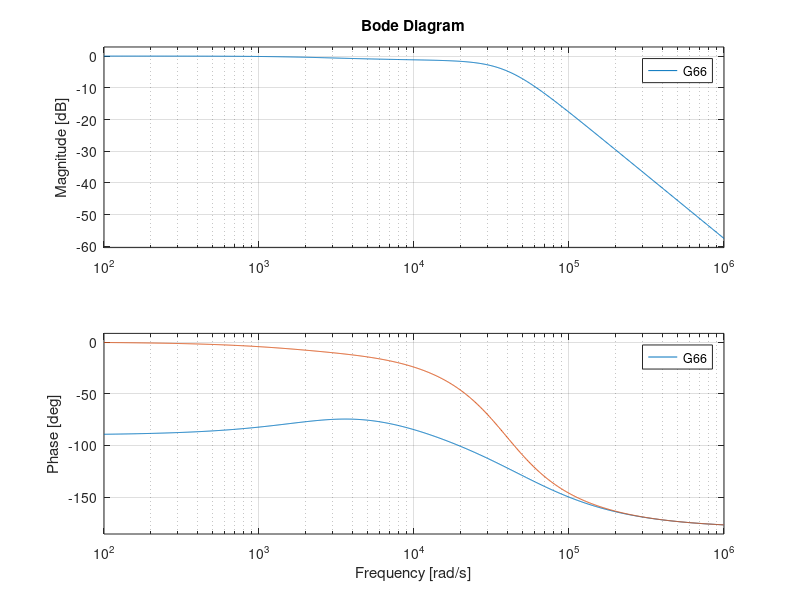

The MATLAB script that drew this image:
%% 1.Buck电路设计参数
UO = 20;                %输出电压
UI = 50;                %输入电压
D = 0.4;                %占空比
P = 100;                %输出功率
f = 1e5;                %开关频率
T = 1/f;                %开关周期
I = P/UO;               %输出电流
R = UO / I;             %负载电阻
deta_I_per = 0.3;       %电感电流纹波电流（峰峰值）百分比  
deta_U_per = 0.02;      %电容电压纹波电流（峰峰值）百分比
deta_I = I*deta_I_per;  %电感电流纹波电流（峰峰值）
deta_U = UO*deta_U_per; %电容电压纹波电流（峰峰值）
%% 2.Buck电路电感电容参数计算
L = (UI-UO)*D/(f*deta_I);        %电感值计算
(UI-UO)*D*T/L/2;                 %输出电流不能小于此值，否则电感电流不能连续（临界连续情况下的输出电流）
C = D*(1-D)*UI/(8*deta_U*L*f*f);%电容值计算
C = 47e-6;                       %电容值实际取值
%% 3.电流平均值模型
s = tf('s');
Hs = 1/(L*C*s^2 + L/R*s + 1);   %构建平均值开环传递函数
% bode(Hs)
% hold on
% step(Hs*20,0.05)
% grid on
%----------------------------绘图部分begin
% fig = figure;
% 
% w = logspace(4, 7, 1000);
% % [mag, phase, wout] = bode(Hs, w);
% [mag, phase, wout] = bode(Hs);
% 
% mag = squeeze(mag);
% phase = squeeze(phase);
% 
% % f1 = wout / (2*pi);
% mag_db = 20 * log10(mag);
% 
% fig = figure;
% set(fig, 'Color', 'w');
% 
% ax1=subplot(2,1,1);
% semilogx(wout, mag_db, 'LineWidth', 1.2);
% box on;
% ylabel('幅值(dB)', 'FontName', '黑体', 'FontSize', 9);
% set(gca, ...
%     'FontName', 'Times New Roman', ...
%     'FontSize', 9, ...
%     'LineWidth', 1);
% 
% % 不在上图显示x轴标签
% set(gca, 'XTickLabel', []);
% ylim(ax1, [-80 20]);
% yticks(ax1, [-80 -40 0 20]);
% 
% ax2=subplot(2,1,2);
% semilogx(wout, phase, 'LineWidth', 1.2);
% box on;
% 
% xlabel('频率(rad/s)', 'FontName', '黑体', 'FontSize', 9);
% ylabel('相位(°)', 'FontName', '黑体', 'FontSize', 9);
% 
% set(gca, ...
%     'FontName', 'Times New Roman', ...
%     'FontSize', 9, ...
%     'LineWidth', 1);
% ylim(ax2, [-200 20]);
% 
% ax1.Position = [0.175,0.58,0.73,0.341162790697675];
% ax2.Position = [0.175,0.17,0.73,0.341162790697674]; %0.11
% % pos1(2) = pos2(2) + pos2(4) + gap;
% % ax1.Position = pos1;
% 
% PlotToFileColorPDF(fig, 'buck_open_f', 7.5, 6);
%----------------------------绘图部分end
%% 4.电压闭环PI控制器
%引入PI控制器后的开环传递函数频域分析(开环幅频特性的过零点基本上在闭环幅频特性带宽附近，因此过零点越大，响应速度越快)
%设计思路为：-20db斜率穿越0线，相位裕度在30-60°左右
kp4 = 0.1;
ki4 = 10000;
% Gpi4 = ki4/s + kp4;
Gpi4 = ki4/s;
Gs4 = Gpi4 * Hs;
% bode(Gs4)
% hold on
% bode(Gs4/(1+Gs4))
% grid on
%% 5电流环+电压前馈
kp5 = 5;
ki5 = 40000;
k=1;
r = 0;
Gpi5 = kp5 + ki5/s;
Gs5 = Gpi5/(L*s+r);     %电压扰动全补偿
Gs5 = Gpi5*(R*C*s+1)/((R*C*s+1)*(L*s+r)+(1-k)*R);
% bode(Gs5);
% hold on
% bode(Gs5/(1+Gs5))
%% 6. 串级控制电压电流环
kpu6=1;
kiu6=3000;       %影响响应速度，较大响应较快，对相位裕度影响不大
Gpi6 = kpu6 + kiu6/s;
G61 = Gpi5 / (L*s+r);
G62 = G61/(1+G61);
G63=G62*R/(R*C*s+1);
G64=G63/(1-G63*(k-1)/Gpi5);
G65=Gpi6*G64;
G66=G65/(1+G65);
% G61;
% G62;
% G65;
bode(G65);
hold on
bode(G66);

%----------------------------绘图部分begin
% fig = figure;
% % [mag, phase, wout] = bode(Hs, w);
% [mag, phase, wout] = bode(G65);
% [GM, PM, Wcg, Wcp] = margin(G65);
% 
% mag = squeeze(mag);
% phase = squeeze(phase);
% 
% % f1 = wout / (2*pi);
% mag_db = 20 * log10(mag);
% 
% fig = figure;
% set(fig, 'Color', 'w');
% 
% ax1=subplot(2,1,1);
% semilogx(wout, mag_db, 'LineWidth', 1.2);
% box on;
% hold on;
% ylabel('幅值(dB)', 'FontName', '黑体', 'FontSize', 9);
% set(gca, ...
%     'FontName', 'Times New Roman', ...
%     'FontSize', 9, ...
%     'LineWidth', 1);
% 
% % 不在上图显示x轴标签
% set(gca, 'XTickLabel', []);
% xlim(ax1, [100 1000000]);
% ylim(ax1, [-60 50]);
% yticks(ax1, [-50 0 50]);
% % 幅值裕度标注：在 Wcg 处，幅值应为 -GM_db
% if isfinite(Wcg) && isfinite(GM) && GM > 0
%     mag_at_Wcg = -GM_db;
% 
%     plot(Wcg, mag_at_Wcg, 'ro', 'MarkerSize', 5, 'LineWidth', 1);
%     line([Wcg Wcg], [ax1.YLim(1) mag_at_Wcg], ...
%         'Color', 'r', 'LineStyle', '--', 'LineWidth', 1);
%     line([ax1.XLim(1) Wcg], [mag_at_Wcg mag_at_Wcg], ...
%         'Color', 'r', 'LineStyle', '--', 'LineWidth', 1);
% 
%     text(Wcg*1.1, mag_at_Wcg+3, ...
%         sprintf('GM = %.2f dB', GM_db), ...
%         'FontSize', 8, ...
%         'Color', 'r');
% end
% 
% ax2=subplot(2,1,2);
% semilogx(wout, phase, 'LineWidth', 1.2);
% box on;
% hold on;
% 
% xlabel('频率(rad/s)', 'FontName', '黑体', 'FontSize', 9);
% ylabel('相位(°)', 'FontName', '黑体', 'FontSize', 9);
% 
% set(gca, ...
%     'FontName', 'Times New Roman', ...
%     'FontSize', 9, ...
%     'LineWidth', 1);
% ylim(ax2, [-180 0]);
% xlim(ax2, [100 1000000]);
% yticks(ax2, [-180 -135 -90 -45 0]);
% 
% % 相位裕度标注：在 Wcp 处，相位应为 -180 + PM
% if isfinite(Wcp) && isfinite(PM)
%     phase_at_Wcp = -180 + PM;
% 
%     plot(Wcp, phase_at_Wcp, 'ro', 'MarkerSize', 5, 'LineWidth', 1);
%     line([Wcp Wcp], [ax2.YLim(1) phase_at_Wcp], ...
%         'Color', 'r', 'LineStyle', '--', 'LineWidth', 1);
%     line([ax2.XLim(1) Wcp], [phase_at_Wcp phase_at_Wcp], ...
%         'Color', 'r', 'LineStyle', '--', 'LineWidth', 1);
% 
%     text(Wcp*1.1, phase_at_Wcp+8, ...
%         sprintf('PM = %.2f°', PM), ...
%         'FontSize', 8, ...
%         'Color', 'r');
% end
% 
% ax1.Position = [0.175,0.58,0.73,0.341162790697675];
% ax2.Position = [0.175,0.17,0.73,0.341162790697674]; %0.11
% % pos1(2) = pos2(2) + pos2(4) + gap;
% % ax1.Position = pos1;
% 
% PlotToFileColorPDF(fig, 'buck_close_f', 7.5, 6);
%----------------------------绘图部分end
%% 7. ADRC参数设置
% b_adrc = 80000;
r_adrc = 10000;
% wc_adrc = 200;
% wo_adrc = 800;
f_adrc = 1e5;
f_buck = 1e5;

% 一组较好的参数（一阶能用但是有尖峰，二阶抖很大）
% b_adrc = 35000;
% wc_adrc = 16000;
% wo_adrc = 6000;

% b_adrc = 20000;
% wc_adrc = 3000;
% wo_adrc = 12000;

% b_adrc = 20000;  %一阶较好参数
% wc_adrc = 3100;
% wo_adrc = 12000;

b_adrc = 20000;  %带前馈调节
wc_adrc = 3000;
wo_adrc = 5000;
